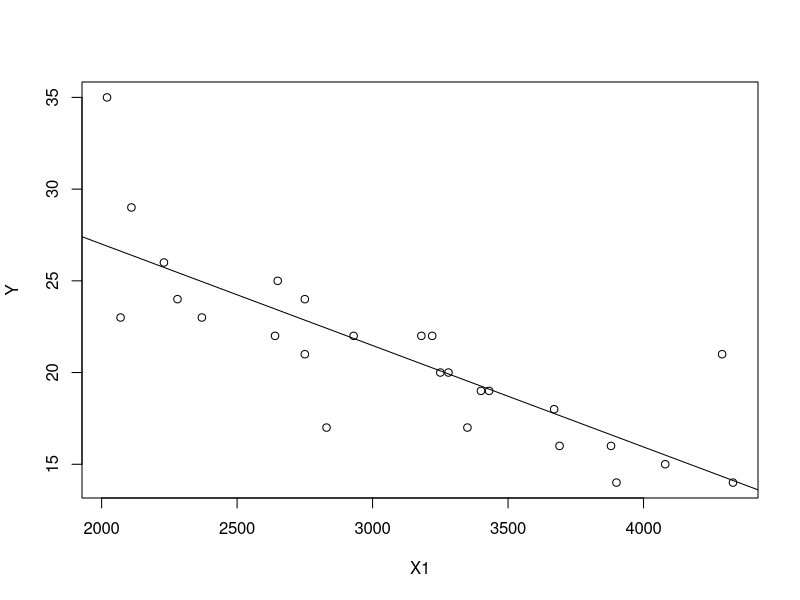
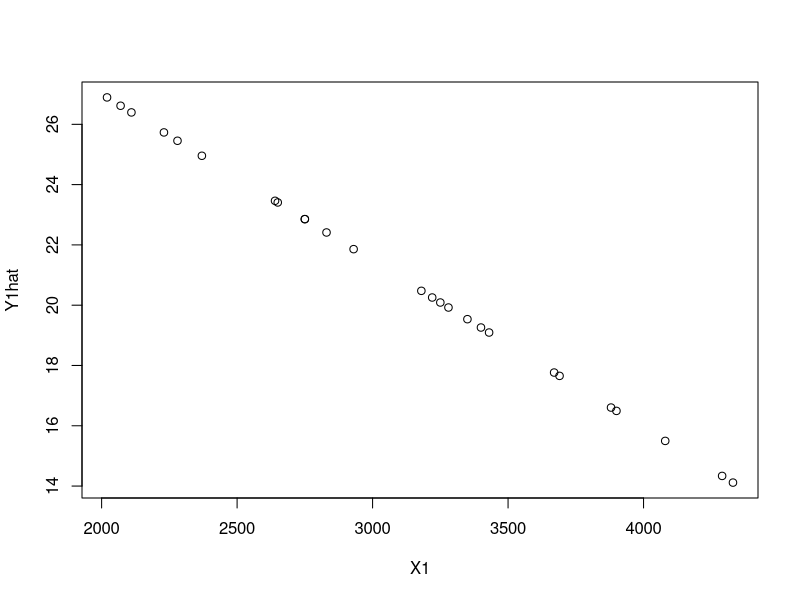
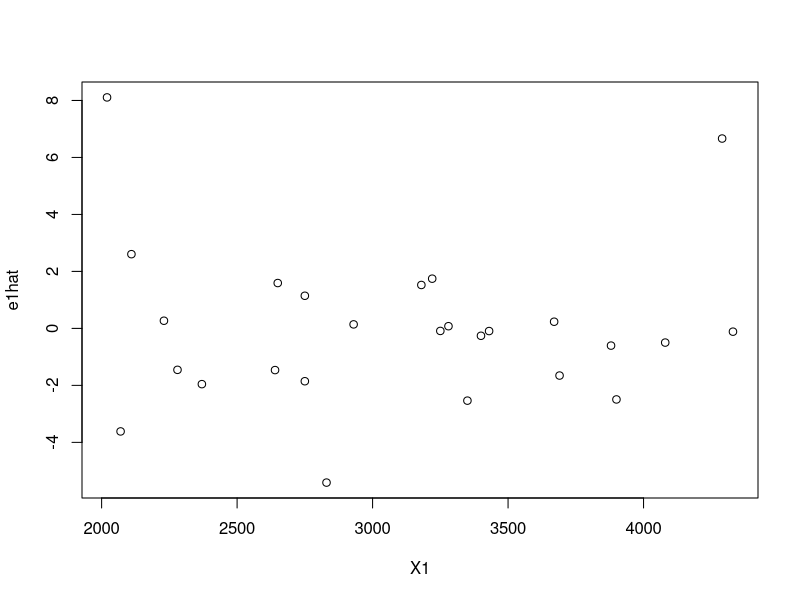

Write the R code that produced these figures, in order.
# read the data
mydata<-read.csv("intro_auto.csv")
attach(mydata)
#Define variables
Y <- cbind(mpg)
X1 <- cbind(weight)
X <- cbind(weight,length,foreign)

#correlation among variables
cor(Y,X)
# plotting data on a scatter diagram

plot(Y~X1, data = mydata)

#simple linear regression
olsreg1 <- lm(Y~X1)
summary(olsreg1)
confint(olsreg1, level = 0.95)
anova(olsreg1)
#plotting regression line
abline(olsreg1)

#predicted values for dependent variables
Y1hat <- fitted(olsreg1)
summary(Y1hat)
plot(Y1hat~X1)

#Regression residuals
e1hat <- resid(olsreg1)
summary(e1hat)
plot(e1hat ~ X1)

#multiple linear regression
olsreg2 <- lm(Y~X)
summary(olsreg2)
confint(olsreg2, level = 0.95)
anova(olsreg2)

#predicted values for dependent variable
Yhat <- fitted(olsreg2)
summary(Yhat)

#regression residuals
ehat<- resid(olsreg2)
summary(ehat)
